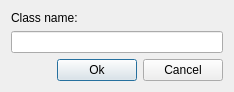
<?xml version="1.0" encoding="UTF-8"?>
<ui version="4.0">
 <class>DlgFindWindow</class>
 <widget class="QDialog" name="DlgFindWindow">
  <property name="geometry">
   <rect>
    <x>0</x>
    <y>0</y>
    <width>377</width>
    <height>102</height>
   </rect>
  </property>
  <property name="sizePolicy">
   <sizepolicy hsizetype="Fixed" vsizetype="Fixed">
    <horstretch>0</horstretch>
    <verstretch>0</verstretch>
   </sizepolicy>
  </property>
  <property name="windowTitle">
   <string>Find</string>
  </property>
  <layout class="QGridLayout" name="gridLayout">
   <property name="sizeConstraint">
    <enum>QLayout::SetFixedSize</enum>
   </property>
   <item row="0" column="0" colspan="3">
    <widget class="QLabel" name="lblClassName">
     <property name="text">
      <string>Class name:</string>
     </property>
    </widget>
   </item>
   <item row="1" column="0" colspan="3">
    <widget class="QLineEdit" name="txtClassName"/>
   </item>
   <item row="2" column="2">
    <widget class="QPushButton" name="btnCancel">
     <property name="text">
      <string>Cancel</string>
     </property>
     <property name="autoDefault">
      <bool>false</bool>
     </property>
    </widget>
   </item>
   <item row="2" column="1">
    <widget class="QPushButton" name="btnOk">
     <property name="text">
      <string>Ok</string>
     </property>
    </widget>
   </item>
   <item row="2" column="0">
    <spacer name="horizontalSpacer">
     <property name="orientation">
      <enum>Qt::Horizontal</enum>
     </property>
     <property name="sizeHint" stdset="0">
      <size>
       <width>40</width>
       <height>20</height>
      </size>
     </property>
    </spacer>
   </item>
  </layout>
 </widget>
 <resources/>
 <connections>
  <connection>
   <sender>btnOk</sender>
   <signal>clicked()</signal>
   <receiver>DlgFindWindow</receiver>
   <slot>accept()</slot>
   <hints>
    <hint type="sourcelabel">
     <x>249</x>
     <y>65</y>
    </hint>
    <hint type="destinationlabel">
     <x>188</x>
     <y>42</y>
    </hint>
   </hints>
  </connection>
  <connection>
   <sender>btnCancel</sender>
   <signal>clicked()</signal>
   <receiver>DlgFindWindow</receiver>
   <slot>reject()</slot>
   <hints>
    <hint type="sourcelabel">
     <x>330</x>
     <y>65</y>
    </hint>
    <hint type="destinationlabel">
     <x>188</x>
     <y>42</y>
    </hint>
   </hints>
  </connection>
 </connections>
</ui>
